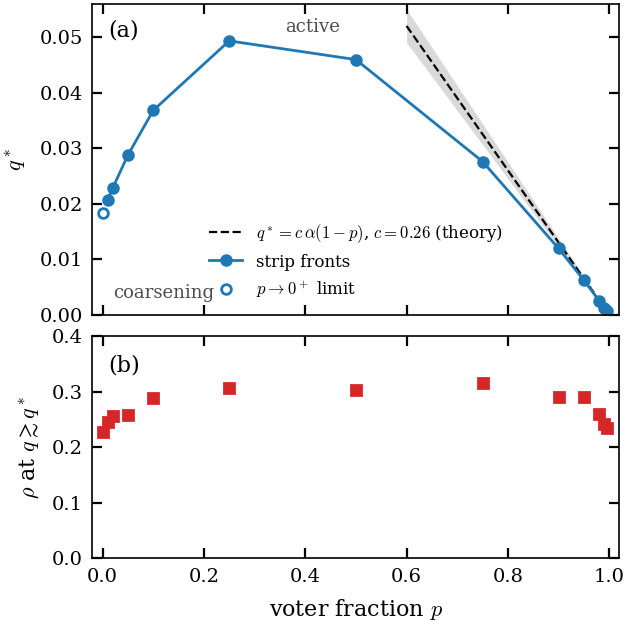

Python code for this plot:
"""Fig. phase: (a) transition line q*(p) at alpha = 1/2 from strip fronts, with the voter-point theory
q* = c alpha (1 - p); (b) interface density of the active phase just above q*."""
import glob
import os

import matplotlib.pyplot as plt
import numpy as np

from common import COL, RUNS, label, save
import fronts_util as fu

d = fu.load(["E1_front", "E4_voter", "E9_alpha", "E12_phase"])
pts = []
for p in sorted({k[0] for k in d if k[0] >= 0}):
    q, v, se, n = fu.curve(d, p, 0.5)
    if len(q) < 3:
        continue
    qs, sl = fu.crossing(q, v)
    if np.isfinite(qs):
        pts.append((p, qs, qs * sl))
pts = [pt for pt in pts if pt[0] != 0.99]
# p >= 0.99: strips run to 4 t_x (1.2e6 and 1.6e6 steps), velocities for t >= t_x, 4 seeds (campaign/strip_p099,
# 2026-10-31); from 1e5-step runs the crossings were 0.00128 and 0.00062
pts.append((0.99, 0.001282, 0.045))
pts.append((0.995, 0.00064, 0.03))
pts = np.array(sorted(pts))
for p, qs, red in pts:
    print(f"p={p:<6g} q*={qs:.6f}  q* dv/dq={red:.3f}  c={qs / (0.5 * (1 - p)) if p < 1 else np.nan:.3f}")


def plateau(path, tmin):
    rows = np.array([[float(x) for x in ln.split()] for ln in open(path) if ln.strip() and not ln.startswith("#")])
    sel = rows[:, 0] >= tmin
    return rows[sel, 2].mean(), rows[sel, 2][-1] / rows[sel, 2][0]


# rho just above q*: (p, experiment, name glob, tmin); the lowest q/q* whose runs stay stationary
STRIPS = os.path.join(os.path.dirname(os.path.dirname(RUNS)), "campaign", "strip_p099", "bulk")
PLATEAU = [(0.0, "E2_bulk", "a0.5_j2_q0.0185_L*_s*.txt", 1e4),
           (0.01, "E12_phase_bulk", "p0.01_a0.5_j2_q0.021_L2048_s*.txt", 2e4),
           (0.02, "E12_phase_bulk", "p0.02_a0.5_j2_q0.02332_L2048_s*.txt", 2e4),
           (0.05, "E12_phase_bulk", "p0.05_a0.5_j2_q0.029_L2048_s*.txt", 2e4),
           (0.1, "E12_phase_bulk", "p0.1_a0.5_j2_q0.037904_L2048_s*.txt", 2e4),
           (0.25, "E12_phase_bulk", "p0.25_a0.5_j2_q0.05047_L2048_s*.txt", 2e4),
           (0.5, "E13_bulk05", "p0.5_a0.5_j2_q0.046359_L2048_s*.txt", 2e4),
           (0.75, "E4_voter_bulk", "p0.75_a0.5_j2_q0.0286_L*_s*.txt", 2e4),
           (0.9, "E4_voter_bulk", "p0.9_a0.5_j2_q0.0122_L*_s*.txt", 2e4),
           (0.95, "E4_voter_bulk", "p0.95_a0.5_j2_q0.0065_L*_s*.txt", 2e4),
           (0.98, "E6_long", "p0.98_a0.5_j2_q0.0025704_L2048_s*.txt", 2e5),
           (0.99, None, [("E6_long", "p0.99_a0.5_j2_q0.0012827_L2048_s*.txt"),
                   (STRIPS, "p0.99_a0.5_j2_q0.00128_L2048_s*.txt")], 2e5),
           (0.995, None, [("E6_long_p995", "p0.995_a0.5_j2_q0.0006417_L2048_s*.txt"),
                    (STRIPS, "p0.995_a0.5_j2_q0.00064_L2048_s*.txt")], 2e5)]
# STRIPS: the bulk runs of campaign/strip_p099 (L 2048, seeds 3-4, to 1.2e6 / 1.5e6 steps), at the Table I thresholds
rp = []
for p, exp, pat, tmin in PLATEAU:
    pairs = pat if isinstance(pat, list) else [(exp, pat)]
    files = sorted(f for e, pa in pairs for f in glob.glob(os.path.join(RUNS, e, "out", pa)))
    if not files:
        print("missing", exp, pat)
        continue
    vals = [plateau(f, tmin) for f in files]
    rp.append((p, np.mean([v[0] for v in vals]), np.std([v[0] for v in vals]), len(vals)))
    print(f"p={p}: rho_+ = {rp[-1][1]:.4f} from {len(vals)} runs ({exp}); drift last/first {np.mean([v[1] for v in vals]):.3f}")
rp = np.array(rp)

fig, (a, b) = plt.subplots(2, 1, figsize=(COL, 3.6), sharex=True, gridspec_kw=dict(hspace=0.08, height_ratios=[1.4, 1]))
pp = np.linspace(0.6, 1, 50)
a.fill_between(pp, 0.245 * 0.5 * (1 - pp), 0.275 * 0.5 * (1 - pp), color="0.85", lw=0)
a.plot(pp, 0.26 * 0.5 * (1 - pp), "k--", lw=0.8, label=r"$q^*=c\,\alpha(1-p)$, $c=0.26$ (theory)")
a.plot(pts[pts[:, 0] > 0, 0], pts[pts[:, 0] > 0, 1], "o-", color="C0", ms=3.5, label="strip fronts")
a.plot(pts[pts[:, 0] == 0, 0], pts[pts[:, 0] == 0, 1], "o", color="C0", mfc="w", ms=3.5, label=r"$p\to0^+$ limit")
a.set(ylabel=r"$q^*$", ylim=(0, 0.056))
a.text(0.02, 0.003, "coarsening", fontsize=6.5, color="0.3")
a.text(0.36, 0.051, "active", fontsize=6.5, color="0.3")
a.legend(fontsize=6, loc="lower center", bbox_to_anchor=(0.5, 0.0))
label(a, "(a)", x=0.03, y=0.95)
b.errorbar(rp[:, 0], rp[:, 1], rp[:, 2], fmt="s", color="C3", ms=3.5, capsize=1.2)
b.set(xlabel=r"voter fraction $p$", ylabel=r"$\rho$ at $q\gtrsim q^*$", ylim=(0, 0.4), xlim=(-0.02, 1.02))
label(b, "(b)", x=0.03, y=0.92)
save(fig, "fig_phase")
